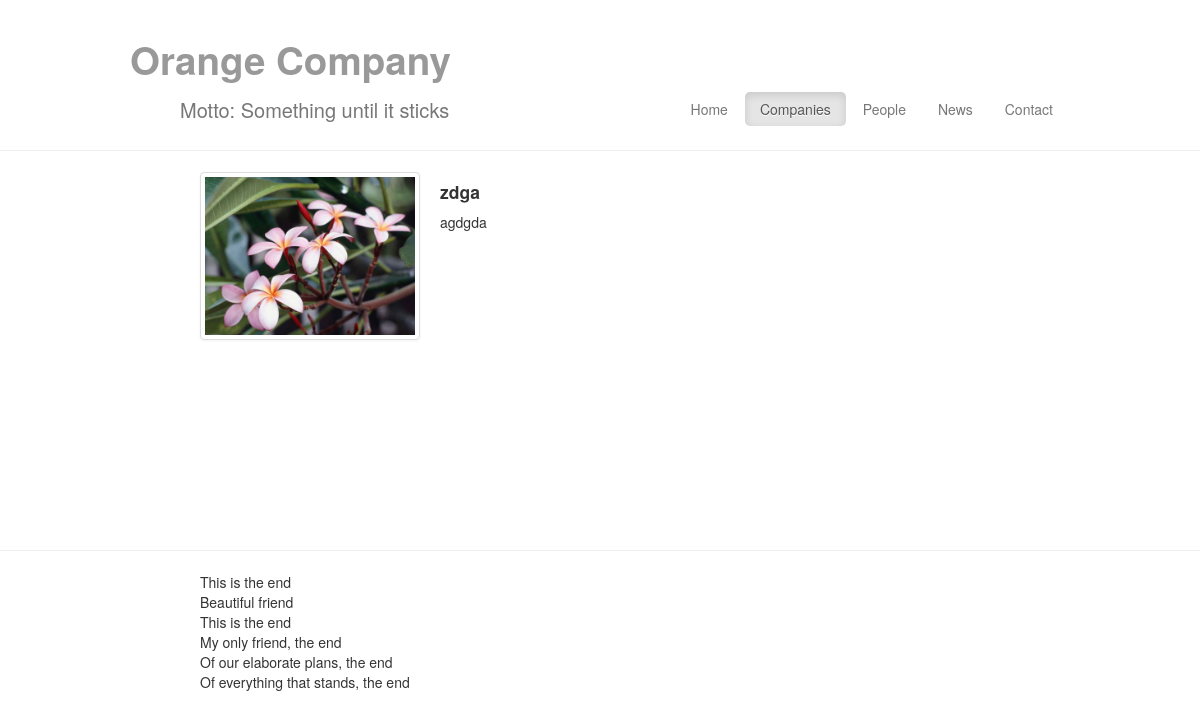
/companies/, run on the app's committed database.
### businessPortfolioCompanies/models.py (models this page shows, shortened)
class Company(models.Model):
    img = models.ImageField(upload_to='images/businessPortfolioCompanies/')
    title = models.CharField(max_length=200)
    abstract = models.TextField()
    webaddress = models.URLField(blank=True)
    contact = models.CharField(max_length=200)
    dateFounded = models.DateTimeField('date founded')
    success = models.IntegerField(default=1)
    class Meta:
        verbose_name_plural = 'Companies'

### businessPortfolioCompanies/views.py (the view)
def index(request):
    companies_list = Company.objects.order_by('-success', 'dateFounded')
    return render(request, 'businessPortfolioCompanies/companies.html', {'companies_list': companies_list})

### businessPortfolioCompanies/templates/businessPortfolioCompanies/companies.html (shortened to what this page needs)
{% extends "businessPortfolio/base.html" %}
{% block navbarCompanies %}active{% endblock %}
{% block content %}
	{% if companies_list %}
		{% for Company in companies_list %}
				<div class="row">
					<div class="span3">
						<div class="thumbnail">
							<img src={{ Company.img.url }} alt="" />
						</div>
					</div>
					<div class="span5">
						{% if Company.webaddress %}
						<h4><a href={{ Company.webaddress }}>{{ Company.title }}</a></h4>
						{% else %}
						<h4>{{ Company.title }}</h4>
						{% endif %}
						<p>{{ Company.abstract }}</p>
					</div>
				</div>
		{% endfor %}
	{% else %}
		<p>No companies</p>
	{% endif %}
{% endblock %}

### static/businessPortfolio/css/custom.css (style rules this page uses)
html, body { height: 95%; margin-top: 15px; }

### data on the page
Company: img (picture), title "zdga", abstract "agdgda"
